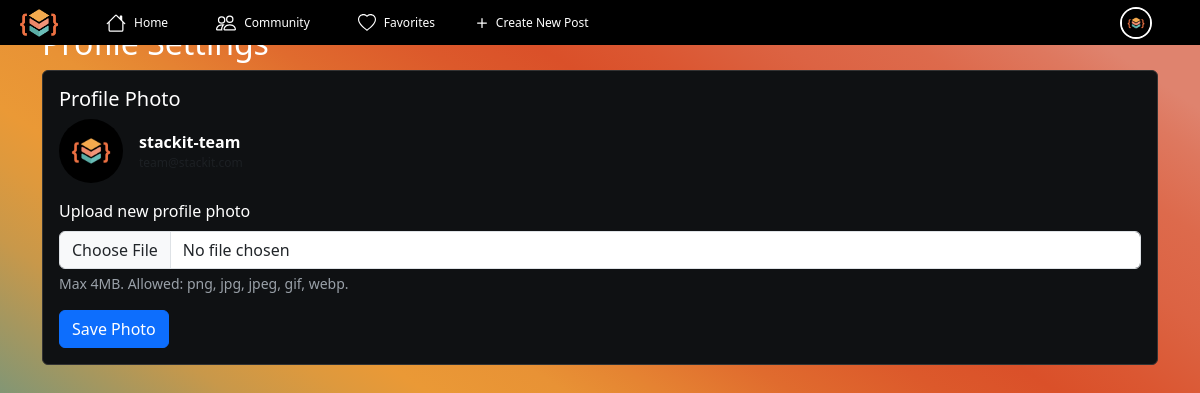
/settings (signed in), run on the app's committed database.
### db.py (models this page shows, shortened)
class BaseModel(Model):
    class Meta:
        database = db

class User(BaseModel):
    id = AutoField()
    username = CharField(unique=True)
    email = CharField(unique=True)
    password = CharField()
    role = CharField(default='user')  # Possible values: 'user', 'admin'
    profile_photo = CharField(null=True)
    last_seen = DateTimeField(null=True)
    dismissed_welcome_banner = BooleanField(default=False)
    @property
    def is_online(self):
        try:
            if not self.last_seen:
                return False
            return (datetime.now() - self.last_seen).total_seconds() <= 300
        except Exception:
            return False

### routes/auth.py (the view)
@auth_bp.route('/settings', methods=['GET'])
@login_required
def settings():
    try:
        user = User.get_by_id(session['user_id'])
        return render_template('settings.html', user=user)
    except DoesNotExist:
        session.clear()
        return redirect('/login')

### main.py (called while the page is built, shortened)
@app.context_processor
def inject_helpers():
    from utils.helpers import avatar_url, is_online, current_user
    return dict(avatar_url=avatar_url, is_online=is_online, current_user=current_user)

@app.before_request
def update_last_seen():
    try:
        if 'user_id' in session and not request.path.startswith('/static/'):
            user = User.get_by_id(session['user_id'])
            user.last_seen = datetime.now()
            user.save()
    except Exception:
        pass

@app.before_request
def _db_connect():
    global DB_CIRCUIT_BREAKER
    if request.path.startswith('/static/') or request.path == '/healthz':
        return None

@app.teardown_request
def _db_close(exc):
    if not db.is_closed():
        db.close()

### utils/helpers.py (called while the page is built)
def avatar_url(user):
    if not user:
        return '/static/images/Ellipse-2.png'
    return user.profile_photo or '/static/images/Ellipse-2.png'

def is_online(user):
    try:
        return bool(user and user.is_online)
    except Exception:
        return False

def current_user():
    try:
        uid = session.get('user_id')
        return User.get_by_id(uid) if uid else None
    except Exception:
        return None

### templates/settings.html (shortened to what this page needs)
<!DOCTYPE html>
<html lang="en">
<head>
  <link href="../static/css/output.css" rel="stylesheet"/>
  <link href="../static/css/styles.css" rel="stylesheet"/>
  <link href="https://cdn.jsdelivr.net/npm/bootstrap@5.3.7/dist/css/bootstrap.min.css" rel="stylesheet" />
</head>
<body>
  {% include '_navbar.html' %}
  <div class="container mt-4" style="color: white;">
    <h2>Profile Settings</h2>
    <div class="card" style="background:#0f1113;border:1px solid #333;color:white;">
      <div class="card-body">
        <h5 class="card-title">Profile Photo</h5>
        <div class="d-flex align-items-center mb-3">
          <div style="position:relative; width:64px; height:64px;">
            <img src="{{ avatar_url(user) }}" alt="avatar" class="rounded-circle" style="width:64px;height:64px;object-fit:cover;">
          </div>
          <div class="ms-3">
            <div><strong>{{ user.username }}</strong></div>
            <div class="text-muted" style="font-size:12px;">{{ user.email }}</div>
          </div>
        </div>
        <form action="/profile/photo" method="POST" enctype="multipart/form-data">
          <div class="mb-3">
            <label for="photo" class="form-label">Upload new profile photo</label>
            <input class="form-control" type="file" id="photo" name="photo" accept="image/*" required />
            <div class="form-text" style="color:#9aa1a9;">Max 4MB. Allowed: png, jpg, jpeg, gif, webp.</div>
          </div>
          <button type="submit" class="btn btn-primary">Save Photo</button>
        </form>
      </div>
    </div>
  </div>
</body>
</html>

### templates/_navbar.html (shortened to what this page needs)
<div class="header">
    <div class="left-items-container">
        <div class="img-container">
            <img src="../static/images/logo-img.png" class="logo-img" alt="stack-it-logo">
        </div>
        {% if session.get('user_id') %}
        <div class="nav-content-container" style="display: flex; align-items: center; align-content: center;">
            <div class="nav-1" style="display: flex; align-items: center; height: inherit; position: relative; align-content: center; width: 400px; margin-left:48px">
                <p style="color: white; position: relative; margin-left:8px; ">
                    <a href="/dashboard" style="text-decoration: none; color: white; ">Home</a>
                </p>
            </div>
            <div class="nav-3" style="display: flex; align-items: center; height: inherit; position: relative; align-content: center; width: 400px; margin-left:48px">
                <p style="color: white; position: relative; margin-left:8px; ">
                    <a href="/community" style="text-decoration: none; color: white;">Community</a>
                </p>
            </div>
            <div class="nav-4" style="display: flex; align-items: center; height: inherit; position: relative; align-content: center; width: 400px; margin-left:48px;">
                <p style="color: white; position: relative; margin-left:8px;">
                    <a href="/favorites" style="text-decoration: none; color: white;">Favorites</a>
                </p>
            </div>
            <div class="nav-5" style="color: white; display: flex; flex-direction: row; justify-content: space-around; width: 135px; position: absolute; left: 135%; align-items: center; height: inherit">
                <svg xmlns="http://www.w3.org/2000/svg" width="20" height="20" fill="white" class="bi bi-plus" viewBox="0 0 16 16">
                    <path d="M8 4a.5.5 0 0 1 .5.5v3h3a.5.5 0 0 1 0 1h-3v3a.5.5 0 0 1-1 0v-3h-3a.5.5 0 0 1 0-1h3v-3A.5.5 0 0 1 8 4"/>
                </svg>
                <p style="color:white; position: relative; align-content: center;">
                    <a style="color: inherit; text-decoration: none; position: relative; margin-left: -15px;" href="/create-post">Create New Post</a>
                </p>
            </div>
        </div>
        {% endif %}
    </div>
    <div class="right-container" id="user-menu-toggle" style="cursor: pointer; position: relative;">
        {% if session.get('user_id') %}
            {% set cu = current_user() %}
            <div style="position:relative; display:inline-flex; align-items:center;">
              <img src="{{ avatar_url(cu) }}" alt="avatar" style="height: 32px; width: 32px; border-radius:50%; object-fit:cover; cursor: pointer; border: 2px solid white;">
            </div>
        {% endif %}
    </div>
</div>

### static/css/styles.css (style rules this page uses)
html { overflow-y: scroll; overflow-x: hidden; max-width: 100%; }
body { background: linear-gradient( to bottom left, rgba(223, 131, 110, 1) 6.800445914268494%, rgba(222, 120, 95, 1) 9.744707494974136%, rgba(221, 106, 76, 1) 14.754758775234222%, rgba(220, 99, 67, 1) 20.289409160614014%, rgba(219, 95, 61, 1) 22.382526099681854%, rgba(219, 87, 50, 1) 26.078543066978455%, rgba(218, 80, 41, 1) 30.436807870864868%, rgba(220, 89, 43, 1) 35.293048620224%, rgba(224, 107, 46, 1) 41.50384068489075%, rgba(229, 130, 50, 1) 46.82604968547821%, rgba(229, 132, 50, 1) 47.276490926742554%, rgba(232, 146, 53, 1) 50.96184015274048%, rgba(234, 153, 54, 1) 56.721657514572144%, rgba(222, 153, 61, 1) 60.08914113044739%, rgba(200, 152, 74, 1) 64.94020223617554%, rgba(165, 151, 95, 1) 69.6614921092987%, rgba(123, 150, 121, 1) 75.54052472114563%, rgba(79, 149, 147, 1) 82.0713460445404%, rgba(70, 137, 136, 1) 89.14530277252197%, rgba(57, 120, 119, 1) 100% ); background-attachment: fixed; padding: 0; margin: 0; min-height: 100vh; max-width: 100vw; overflow-x: hidden; }
.header { position: fixed; top: 0; left: 0; width: 100%; background-color: black; height: 45px; align-content: center; padding-left: 20px; display: flex; flex-direction: row; font-size: 12px; justify-content: space-between; z-index: 10001; }
.img-container { position: relative; height: 45px; width: auto; align-content: center; }
.logo-img { position: relative; height: 28px; width: 38px; display: flex; aspect-ratio: 16 / 9; }
.left-items-container { display: flex; flex-direction: row; align-content: center; }
.nav-content-container { margin-top: 0px; width: 300px; display: flex; flex-direction: row; align-content: center; align-items: center; justify-content: space-evenly; position: relative; }
.nav-content-container svg { display: block; vertical-align: middle; margin-bottom: 0; }
.header .nav-content-container p { margin: 0; line-height: 1; display: flex; align-items: center; }
.header .nav-content-container a { display: inline-flex; align-items: center; line-height: 1; }
.right-container { display: inline-flex; flex-direction: row; align-items: center; position: relative; width: auto; right: 40px; height: auto; align-self: center; justify-content: center; padding: 8px; }
button { border: none; background-color: transparent; color: white; font-weight: lighter }

### data on the page
User: profile_photo (picture), username "stackit-team"
